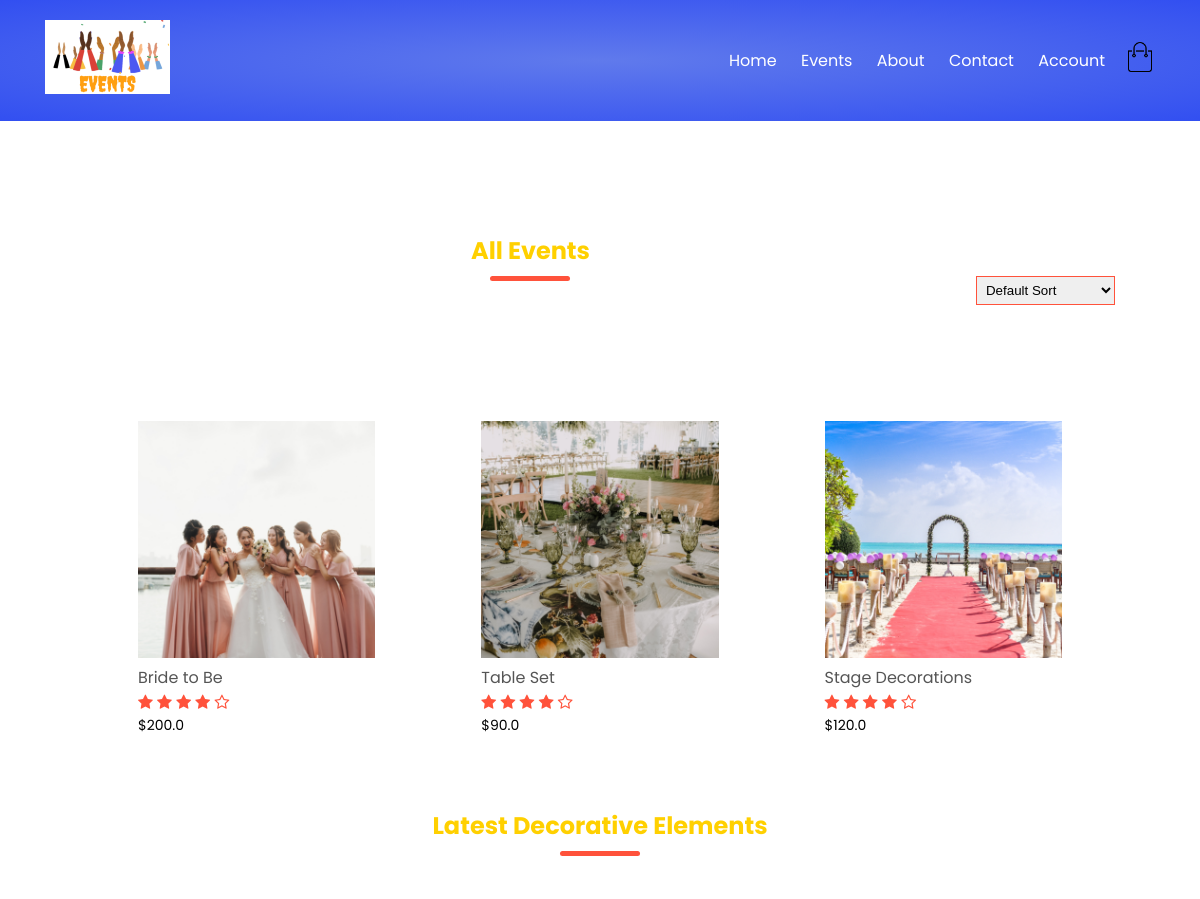
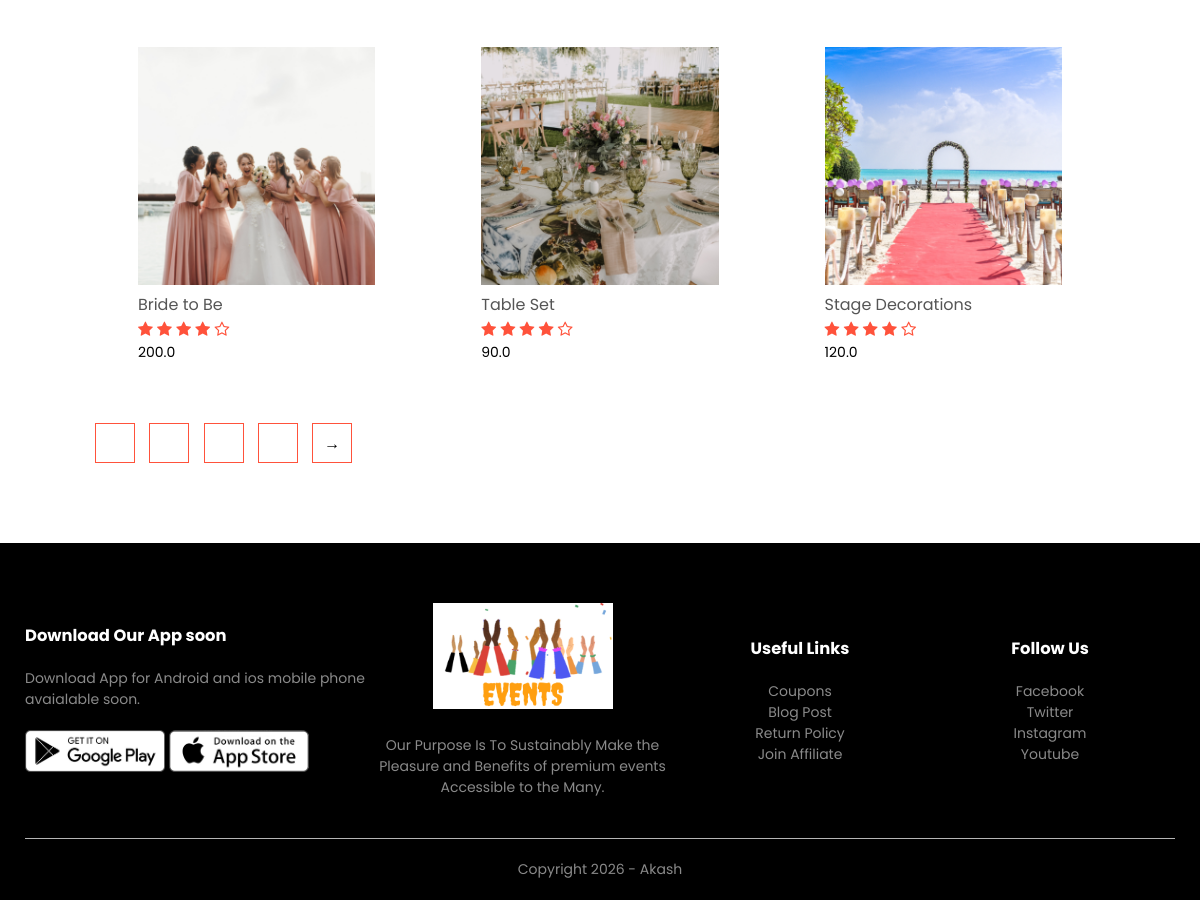
Page /eventlist?page=2 on the committed database (2 pictures, top to bottom).
### events/models.py (models this page shows, shortened)
class Event(models.Model):
    LIVE=1
    DELETE=0
    DELETE_CHOICES=((LIVE,'Live'),(DELETE,'Delete'))
    title=models.CharField(max_length=200)
    quote=models.FloatField()
    description=models.TextField()
    image=models.ImageField(upload_to='media/')
    priority=models.IntegerField(default=0)
    create_at=models.DateTimeField(auto_now_add=True)
    updated_at=models.DateTimeField(auto_now=True)

### events/views.py (the view)
# urls.py: path('eventlist',views.eventlist,name='eventlist'),
def eventlist(request):
    page=1
    if request.GET:
        page=request.GET.get('page',1)
    events_list=Event.objects.order_by('priority')
    events_paginator=Paginator(events_list,3)
    events_list=events_paginator.get_page(page)
    context={'events': events_list}
    return render(request,'eventlayout.html', context)

### events/templatetags/chunks.py (called while the page is built)
@register.filter(name='chunks')
def chunks(list_data,chunk_size):
    chunk=[]
    i=0
    for data in list_data:
        chunk.append(data)
        i=i+1
        if i == chunk_size:
            yield chunk
            i=0
            chunk=[]
    yield chunk

### templates/eventlayout.html
{% extends 'blanklayout.html' %}
{% block content %}
{% include 'eventelement.html' %}
{% endblock content %}

### templates/eventelement.html (shortened to what this page needs)
{% load static %}
{% load chunks %}
{% load decchunks %}
    <div class="small-container">
        <div class="row row-2">
            <h2 class="title">All Events</h2>
            <select>
                <option>Default Sort</option>
            </select>
        </div>
        {% for event_chunks in events|chunks:4 %}
        <div class="row">
            {% for event in event_chunks %}
            <div class="col-4">
                <a href="{% url 'eventdetails' event.id %}"><img src="{{ event.image.url }}"></a>
                <h4>{{ event.title }}</h4>
                <div class="rating">
                    <i class="fa fa-star"></i>
                    <i class="fa fa-star"></i>
                    <i class="fa fa-star"></i>
                    <i class="fa fa-star"></i>
                    <i class="fa fa-star-o"></i>
                </div>
                <p class="price">${{ event.quote }}</p>
            </div>
            {% endfor %}
        </div>
        {% endfor %}
        <h2 class="title">Latest Decorative Elements</h2>
        {% for decelement_chunks in events|chunks:4 %}
        <div class="row">
            {% for dec in decelement_chunks %}
            <div class="col-4">
                <img src="{{ dec.image.url }}">
                <h4>{{ dec.title }}</h4>
                <div class="rating">
                    <i class="fa fa-star"></i>
                    <i class="fa fa-star"></i>
                    <i class="fa fa-star"></i>
                    <i class="fa fa-star"></i>
                    <i class="fa fa-star-o"></i>
                </div>
                <p class="price">{{ dec.quote }}</p>
            </div>
            {% endfor %}
        </div>
        {% endfor %}
        <div class="page-btn">
            <a href="?page=1"><span>1</span></a>
            <a href="?page=2"><span>2</span></a>
            <a href="?page=3"><span>3</span></a>
            <a href="?page=4"><span>4</span></a>
            <span>&#8594;</span>
        </div>
    </div>

### static/css/style.css (style rules this page uses)
* { margin: 0; padding: 0; box-sizing: border-box; }
body { font-family: 'Poppins', sans-serif; }
a { text-decoration: none; color: #ffffff; }
p { color: #f1f50b; }
.row { display: flex; align-items: center; flex-wrap: wrap; justify-content: space-around; }
.small-container { max-width: 1080px; margin: auto; padding-left: 25px; padding-right: 25px; }
.col-4 { flex-basis: 25%; padding: 10px; min-width: 200px; margin-bottom: 50px; transition: transform 0.5s; }
.col-4 img { width: 100%; }
.price { color: #000000; }
.title { text-align: center; margin: 0 auto 80px; position: relative; line-height: 60px; color: #ffd000; }
.title::after { content: ''; background: #ff523b; width: 80px; height: 5px; border-radius: 5px; position: absolute; bottom: 0; left: 50%; transform: translateX(-50%); }
h4 { color: #555; font-weight: normal; }
.col-4 p { font-size: 14px; }
.rating .fa { color: #ff523b; }
.row-2 { justify-content: space-between; margin: 100px auto 50px; }
select { border: 1px solid #ff523b; padding: 5px; }
.page-btn { margin: 0 auto 80px; }
.page-btn span { display: inline-block; border: 1px solid #ff523b; margin-left: 10px; width: 40px; height: 40px; text-align: center; line-height: 40px; cursor: pointer; }

### rows in the picture
Event: image (picture), title "Bride to Be", quote "200.0"
Event: image (picture), title "Table Set", quote "90.0"
Event: image (picture), title "Stage Decorations", quote "120.0"
